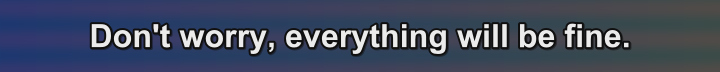
#> input picture core/tests/fixtures/ocr/subtitle-en.png, 720 x 72 px, given as the content of the folder ../core/tests/fixtures/ocr/subtitle-en.png/frames, which was not available
$ python ocr_experiment_segment_cues.py ../core/tests/fixtures/ocr/subtitle-en.png 1.0
#> lines starting #> are read from the running program, lines starting #| are printed output that depends on the picture; after the words box and inside, x2 and y2 are one past the last pixel; in counts of white or black regions, pixels touching at a corner belong together
"""Segment a real-subtitle corpus into cues from white-glyph pixels; no text truth needed.

A frame's signature is the white-text mask (min channel >= 200, spread <= 40, the same
rule the app's glyph mask uses) next to a dark outline. Consecutive frames whose masks overlap (IoU >= 0.6)
belong to one cue; near-empty masks are blank. Frames at a cue's first/last sample
are marked transition. Frame times come from frames.csv when present, otherwise from
an FPS argument (default 10). Writes cues.csv and a contact sheet of one frame per cue.
"""
import csv
import sys
from pathlib import Path

import numpy as np
from PIL import Image, ImageDraw

MIN_PIXELS = 150
SAME_CUE_IOU = 0.6


def dilate(m, r):
    padded = np.pad(m, r)
    out = m.copy()
    h, w = m.shape
    for dy in range(2 * r + 1):
        for dx in range(2 * r + 1):
            out |= padded[dy:dy + h, dx:dx + w]
    return out


def mask(path):
    # White glyph pixels that sit next to a dark outline/shadow; plain white scenery is dropped.
    a = np.asarray(Image.open(path).convert("RGB")).astype(np.int16)
    white = (a.min(axis=2) >= 200) & ((a.max(axis=2) - a.min(axis=2)) <= 40)
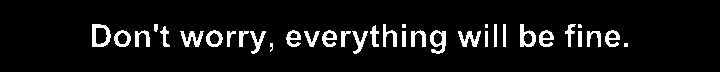
#> white: shape (72, 720) bool; 7.3% white; 35 white regions (5 under 20 px), largest, box (x1, y1, x2, y2) and area: (92, 24, 111, 47) 233, (430, 30, 446, 54) 211, (458, 31, 481, 47) 193
    dark = a.max(axis=2) <= 80
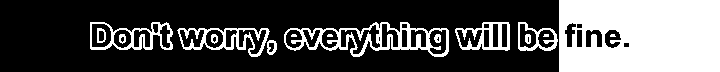
#> dark: shape (72, 720) bool; 30.8% white; 16 white regions (4 under 20 px), largest, box (x1, y1, x2, y2) and area: (559, 0, 720, 72) 10938, (284, 22, 449, 57) 1863, (177, 28, 270, 57) 888
    return white & dilate(dark, 3)
#> in dilate, `padded = np.pad(m, r)`:
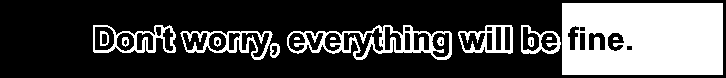
#> padded: shape (78, 726) bool; 28.2% white; 16 white regions (4 under 20 px), largest, box (x1, y1, x2, y2) and area: (562, 3, 723, 75) 10938, (287, 25, 452, 60) 1863, (180, 31, 273, 60) 888
#> after the loop in dilate, `for dy in range(2 * r + 1):`:
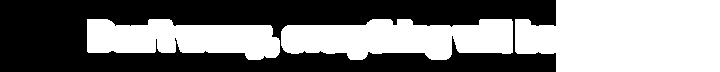
#> out: shape (72, 720) bool; 50% white; 1 black region, box (x1, y1, x2, y2) and area: (0, 0, 556, 72) 25907


def main():
    corpus = Path(sys.argv[1])
    frames = sorted((corpus / "frames").glob("*.png"))
    timing = corpus / "frames.csv"   # written by ocr_experiment_extract_frames.py
    if timing.exists():
        seconds = [float(r["source_seconds"]) for r in csv.DictReader(timing.open(encoding="utf-8"))]
    else:
        fps = float(sys.argv[2]) if len(sys.argv) > 2 else 10.0
        seconds = [i / fps for i in range(len(frames))]
    masks = [mask(p) for p in frames]
#> masks = 1 item
    cue_of, cue, prev = [], -1, None
    for m in masks:
        if m.sum() < MIN_PIXELS:
            cue_of.append(None)
            prev = None
            continue
        if prev is None or (m & prev).sum() / max((m | prev).sum(), 1) < SAME_CUE_IOU:
            cue += 1
        cue_of.append(cue)
        prev = m
#> this loop made 1 pass
#> cue on pass 1: 0
#> after the loop, cue = 0; cue_of = [0]
    rows = []
    for i, c in enumerate(cue_of):
        if c is None:
            phase = "blank"
        else:
            edge = (i == 0 or cue_of[i - 1] != c) or (i + 1 == len(cue_of) or cue_of[i + 1] != c)
            phase = "transition" if edge else "stable"
        rows.append([i, round(seconds[i], 3), "" if c is None else f"r{c:03d}", phase])
#> this loop made 1 pass
#> after the loop, rows = [[0, 0, 'r000', 'transition']]
    with (corpus / "cues.csv").open("w", newline="", encoding="utf-8") as f:
        w = csv.writer(f)
        w.writerow(["frame", "seconds", "cue_id", "phase"])
        w.writerows(rows)
    # Contact sheet: middle frame of each cue, labelled with its cue id.
    picks = {}
    for i, c in enumerate(cue_of):
        if c is not None:
            picks.setdefault(c, []).append(i)
#> this loop made 1 pass
#> after the loop, picks = {0: [0]}
    tiles = [(c, Image.open(frames[ids[len(ids) // 2]]).convert("RGB")) for c, ids in sorted(picks.items())]
#> tiles = 1 item
    if tiles:
        w, h = tiles[0][1].size
#> w = 720; h = 72
        sheet = Image.new("RGB", (w + 70, h * len(tiles)), "black")
#> sheet: PIL image 790x72 RGB; every value is 0
        draw = ImageDraw.Draw(sheet)
        for k, (c, im) in enumerate(tiles):
            sheet.paste(im, (70, k * h))
            draw.text((4, k * h + h // 3), f"r{c:03d}", fill="yellow")
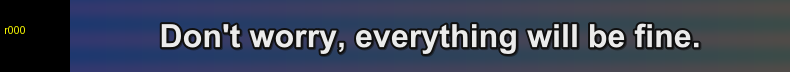
#> sheet: PIL image 790x72 RGB; mean R, G, B 61.1, 69, 88
        sheet.save(corpus / "cues_sheet.png")
    print(f"frames={len(frames)} cues={cue + 1} blank={sum(c is None for c in cue_of)}")
#| frames=1 cues=1 blank=0


if __name__ == "__main__":
    main()
